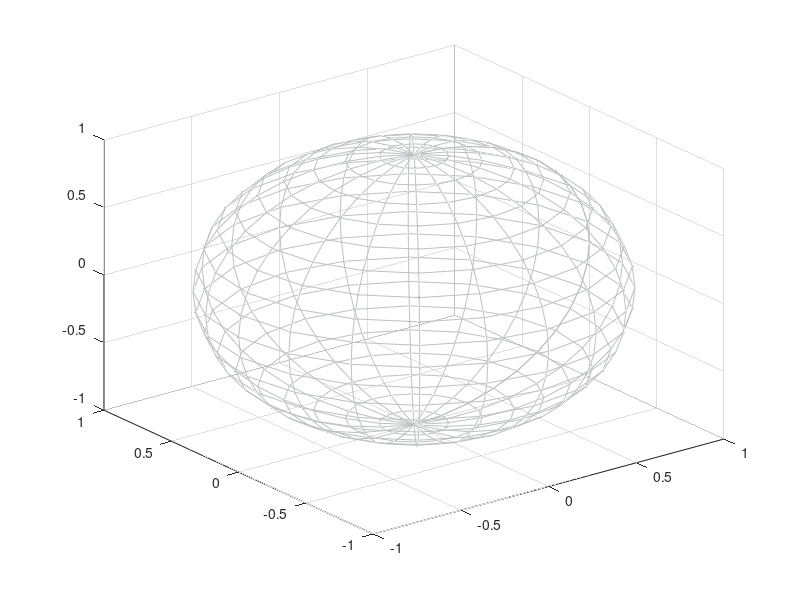

Reproduce this figure in MATLAB. (Note: this script raises an error after producing the figure.)
[x,y,z]=sphere;
f1=mesh(x,y,z,'Marker','.',...
    'FaceColor','none','EdgeColor',[189 191 193]/255);
hold on
f2=plot3(squeeze(m(1:25:end,1,1)),...
    squeeze(m(1:25:end,2,1)),...
    squeeze(m(1:25:end,3,1)),...
    'Linewidth',2);
xlabel('m_x');
ylabel('m_y');
zlabel('m_z');
grid on;
sdf('P1')
pbaspect([1,1,1]);
set(f1,'Linewidth',0.1)
set(f2,'Linewidth',1.5)